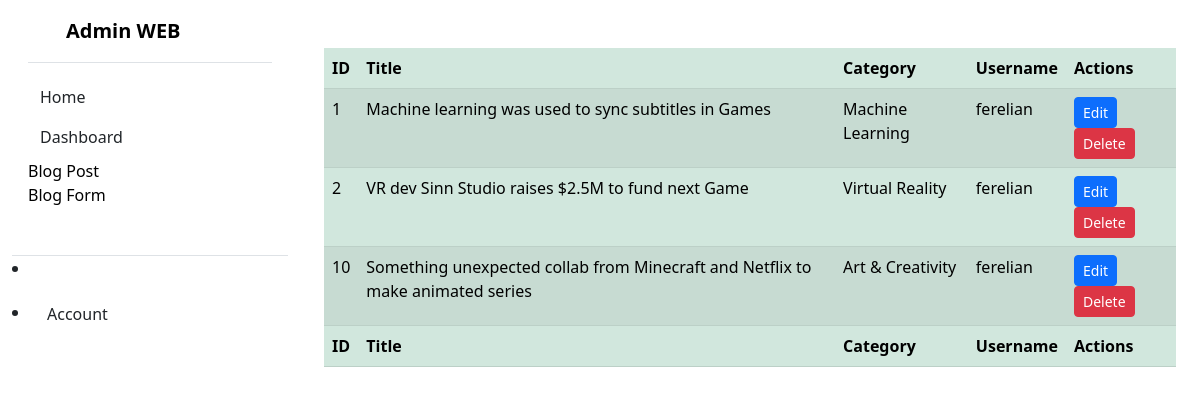
Page /admin/dashboard/blog_post.php (signed in) on the committed database.
### tables this page shows
CREATE TABLE `blog_post` (
  `id_blog` int(11) NOT NULL,
  `title_blog` varchar(255) NOT NULL,
  `content_blog` text NOT NULL,
  `reference` varchar(255) DEFAULT NULL,
  `category` int(11) DEFAULT NULL,
  `username` int(11) DEFAULT NULL,
  `date_blog` date DEFAULT NULL
);

CREATE TABLE `category` (
  `id_category` int(11) NOT NULL,
  `category_name` varchar(255) NOT NULL
);

CREATE TABLE `users` (
  `id_user` int(11) NOT NULL,
  `username` varchar(255) NOT NULL,
  `password` varchar(255) NOT NULL,
  `email` varchar(255) NOT NULL
);

### admin/dashboard/blog_post.php (the view, shortened to what this page needs)
<?php
include "../connection.php";
if(isset($_SESSION['login_user'])) {
    $username = $_SESSION['login_user'];
} else {
    header("location: ../login.php");
    exit();
}
if ($username == 'master') {
    $sql = "SELECT blog_post.id_blog, blog_post.title_blog, category.category_name, users.username
            FROM blog_post
            INNER JOIN category ON blog_post.category = category.id_category
            INNER JOIN users ON blog_post.username = users.id_user";
} else {
    $sql = "SELECT blog_post.id_blog, blog_post.title_blog, category.category_name, users.username
            FROM blog_post
            INNER JOIN category ON blog_post.category = category.id_category
            INNER JOIN users ON blog_post.username = users.id_user
            WHERE users.username = '$username'";
}
$result = $conn->query($sql);
?>
<!DOCTYPE html>
<html lang="en">
<head>
    <link rel="stylesheet" href="../css/style.css">
    <link href="https://cdn.jsdelivr.net/npm/bootstrap@5.3.3/dist/css/bootstrap.min.css" rel="stylesheet"
>
    <link href="https://cdn.lineicons.com/4.0/lineicons.css" rel="stylesheet" />
    <link rel="stylesheet" href="https://cdnjs.cloudflare.com/ajax/libs/twitter-bootstrap/5.3.0/css/bootstrap.min.css">
    <link rel="stylesheet" href="https://cdn.datatables.net/2.0.3/css/dataTables.bootstrap5.css">
</head>
<body>
    <div class="container-fluid">
    <div class="row">
            <div class="col-3">
                <div class="flex-shrink-0 p-3" style="width: flex;">
                    <a href="/"
                        class="d-flex align-items-center pb-3 mb-3 link-body-emphasis text-decoration-none border-bottom">
                        <svg class="bi pe-none me-2" width="30" height="24">
                            <use xlink:href="#bootstrap"></use>
                        </svg>
                        <span class="fs-5 fw-semibold">Admin WEB</span>
                    </a>
                    <ul class="list-unstyled ps-0">
                        <li class="mb-1">
                            <a href="../index.php"
                                class="btn btn-toggle d-inline-flex align-items-center rounded border-0">
                                Home
                            </a>
                        </li>
                        <li class="mb-1">
                            <button class="btn btn-toggle d-inline-flex align-items-center rounded border-0 collapsed"
                                data-bs-toggle="collapse" data-bs-target="#dashboard-collapse" aria-expanded="false">
                                Dashboard
                            </button>
                            <div class="collapse" id="dashboard-collapse">
                                    <li><a href="./blog_post.php"
                                            class="link-body-emphasis d-inline-flex text-decoration-none rounded">Blog
                                            Post</a></li>
                                    <li><a href="./blog_form.php"
                                            class="link-body-emphasis d-inline-flex text-decoration-none rounded">Blog
                                            Form</a></li>
                            </div>
                        </li>
                        <li class="border-top my-3"></li>
                        <li class="mb-1">
                            <button class="btn btn-toggle d-inline-flex align-items-center rounded border-0 collapsed"
                                data-bs-toggle="collapse" data-bs-target="#account-collapse" aria-expanded="false">
                                Account
                            </button>
                        </li>
                    </ul>
                </div>
            <div class="col-9">
                <div class="container mt-5">
                    <table id="mytable" class="table table-success table-striped" style="width:100%">
                        <thead>
                            <tr>
                                <th>ID</th>
                                <th>Title</th>
                                <th>Category</th>
                                <th>Username</th>
                                <th>Actions</th>
                            </tr>
                        </thead>
                        <tbody>
                            <?php
        if ($result->num_rows > 0) {
            while ($row = $result->fetch_assoc()) {
                echo "<tr>
                        <td>" . $row["id_blog"] . "</td>
                        <td>" . $row["title_blog"] . "</td>
                        <td>" . $row["category_name"] . "</td>
                        <td>" . $row["username"] . "</td>
                        <td>
                            <a href='blog_edit.php?id_blog=" . $row['id_blog'] . "' class='btn btn-primary btn-sm'>Edit</a>
                            <a href='delete_blog.php?id_blog=" . $row['id_blog'] . "' class='btn btn-danger btn-sm'>Delete</a>
                        </td>
                      </tr>";
            }
        } else {
            echo "<tr><td colspan='5'>No data found</td></tr>";
        }
        ?>
                        </tbody>
                        <tfoot>
                            <tr>
                                <th>ID</th>
                                <th>Title</th>
                                <th>Category</th>
                                <th>Username</th>
                                <th>Actions</th>
                            </tr>
                        </tfoot>
                    </table>
                </div>
            </div>
        </div>
    </div>
</body>
</html>

### rows in the picture
blog_post: id_blog "1", title_blog "Machine learning was used to sync subtitles in Games", category.category_name "Machine Learning", username.username "ferelian"
blog_post: id_blog "2", title_blog "VR dev Sinn Studio raises $2.5M to fund next Game", category.category_name "Virtual Reality", username.username "ferelian"
blog_post: id_blog "10", title_blog "Something unexpected collab from Minecraft and Netflix to make animated series", category.category_name "Art & Creativity", username.username "ferelian"
